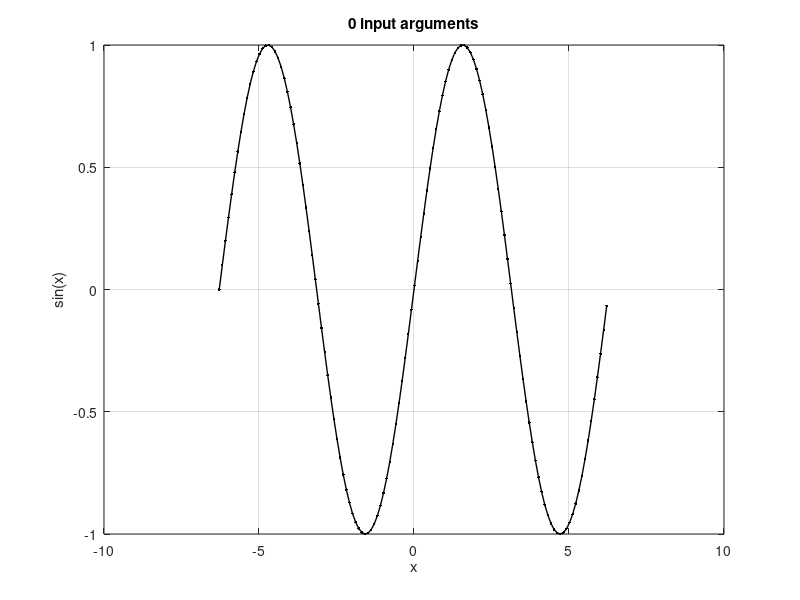

Write MATLAB code to recreate this figure.
% WRITE YOU CODE HERE
function plottrigs(varargin)
Defaults = {'sin','k',1,'.'};
Defaults(1:nargin) = varargin;
trigFun = Defaults{1};
color = Defaults{2};
thickness = Defaults{3};
shape = Defaults{4};

%using the ASCII value to get single quotes in q so as to avoid the
%confusion while make strings to evaluate.
q = char(39);

style = strcat(color,shape,'-');
plotString = strcat('plot(-2*pi:0.1:2*pi,', trigFun,'(-2*pi:0.1:2*pi),',q,style,q,',',q,'LineWidth',q,',',num2str(thickness),')');

eval(plotString);
title([num2str(nargin), ' input arguments']);
xlabel('x')
yl=strcat(trigFun,'(x)');
ylabel(yl);
grid on

end